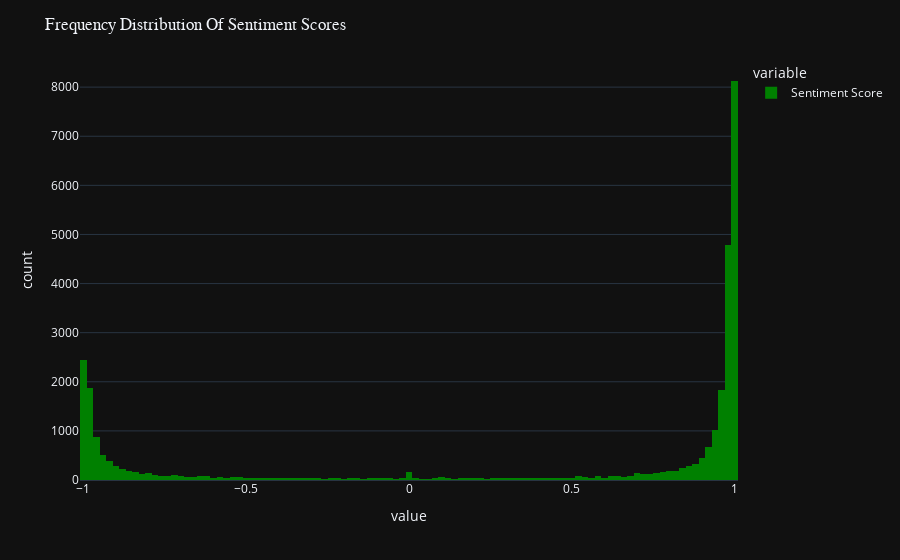

Write notebook code for a chart like this one.
### Code cell
fig=px.histogram(df['Sentiment Score'],nbins=150,color_discrete_sequence=['green'])
fig.update_layout(template='plotly_dark')
fig.update_layout(title=dict(text='Frequency Distribution Of Sentiment Scores',font_family='Arial Black'))

### Figure 1 — Plotly figure (JSON) as saved in the notebook; plotly's stock layout.template omitted (floating-point values rounded to 4 significant figures; data arrays with more than 128 entries replaced by an {"elided": "..."} marker saying what was removed)
{"data": [{"alignmentgroup": "True", "bingroup": "x", "hovertemplate": "variable=Sentiment Score<br>value=%{x}<br>count=%{y}<extra></extra>", "legendgroup": "Sentiment Score", "marker": {"color": "green", "pattern": {"shape": ""}}, "name": "Sentiment Score", "nbinsx": 150, "offsetgroup": "Sentiment Score", "orientation": "v", "showlegend": true, "type": "histogram", "x": {"elided": "30059 float values"}, "xaxis": "x", "yaxis": "y"}], "layout": {"barmode": "relative", "legend": {"title": {"text": "variable"}, "tracegroupgap": 0}, "margin": {"t": 60}, "title": {"font": {"family": "Arial Black"}, "text": "Frequency Distribution Of Sentiment Scores"}, "xaxis": {"anchor": "y", "domain": [0, 1], "title": {"text": "value"}}, "yaxis": {"anchor": "x", "domain": [0, 1], "title": {"text": "count"}}}}
